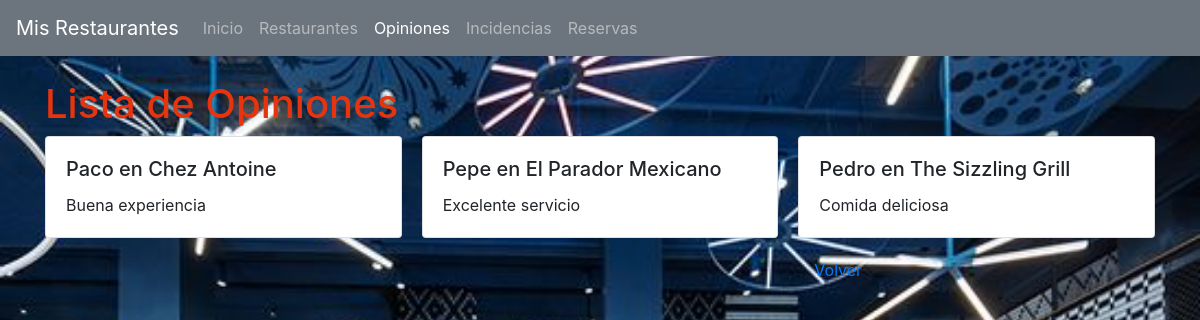
Page /listaOpiniones.php on the committed database.
### tables this page shows
CREATE TABLE opiniones (
    id INT PRIMARY KEY AUTO_INCREMENT,
    nombre VARCHAR(255) NOT NULL,
    descripcion TEXT,
    id_usuario INT,
    id_restaurante INT,
    FOREIGN KEY (id_usuario) REFERENCES usuarios(id),
    FOREIGN KEY (id_restaurante) REFERENCES restaurantes(id)
);

CREATE TABLE restaurantes (
    id INT PRIMARY KEY AUTO_INCREMENT,
    nombre VARCHAR(255) NOT NULL
);

### listaOpiniones.php (the view, shortened to what this page needs)
<?php
require_once 'db.php';
$sqlOpiniones = "SELECT o.nombre AS nombre_opinion, o.descripcion, r.nombre AS nombre_restaurante
FROM opiniones o
JOIN restaurantes r ON o.id_restaurante = r.id";
$resultOpiniones = $conn->query($sqlOpiniones);
?>
<!DOCTYPE html>
<html lang="es">
<head>
    <link rel="stylesheet" href="https://stackpath.bootstrapcdn.com/bootstrap/4.5.2/css/bootstrap.min.css">
    <link rel="stylesheet" href="estilo.css">
</head>
<body>
    <nav class="navbar navbar-expand-lg navbar-dark bg-secondary">
        <a class="navbar-brand" href="index.php">Mis Restaurantes</a>
        <div class="collapse navbar-collapse" id="navbarNav">
            <ul class="navbar-nav">
                <li class="nav-item ">
                    <a class="nav-link" href="index.php">Inicio</a>
                </li>
                <li class="nav-item ">
                    <a class="nav-link" href="restaurantes.php">Restaurantes</a>
                </li>
                <li class="nav-item active">
                    <a class="nav-link" href="opiniones.php">Opiniones</a>
                </li>
                <li class="nav-item">
                    <a class="nav-link" href="incidencias.php">Incidencias</a>
                </li>
                <li class="nav-item">
                    <a class="nav-link" href="reservas.php">Reservas</a>
                </li>
            </ul>
        </div>
    </nav>
    <div class="container mt-4">
        <h1 class="bienvenida">Lista de Opiniones</h1>
        <div class="card-columns">
            <?php
            while ($rowOpinion = $resultOpiniones->fetch_assoc()) {
                echo '<div class="card">';
                echo '<div class="card-body">';
                echo "<h5 class='card-title'>{$rowOpinion['nombre_opinion']} en {$rowOpinion['nombre_restaurante']}</h5>";
                echo "<p class='card-text'>{$rowOpinion['descripcion']}</p>";
                echo '</div>';
                echo '</div>';
            }
            ?>
             <a class="nav-link" href="opiniones.php">Volver</a>
        </div>
    </div>
</body>
</html>

### estilo.css (style rules this page uses)
body { background-image: url("restaurante.jpg"); background-repeat: no-repeat; background-attachment: fixed; background-size: cover; }
.bienvenida { color: rgb(230, 52, 14); }

### rows in the picture
opiniones: nombre "Paco", id_restaurante.nombre "Chez Antoine", descripcion "Buena experiencia"
opiniones: nombre "Pepe", id_restaurante.nombre "El Parador Mexicano", descripcion "Excelente servicio"
opiniones: nombre "Pedro", id_restaurante.nombre "The Sizzling Grill", descripcion "Comida deliciosa"
